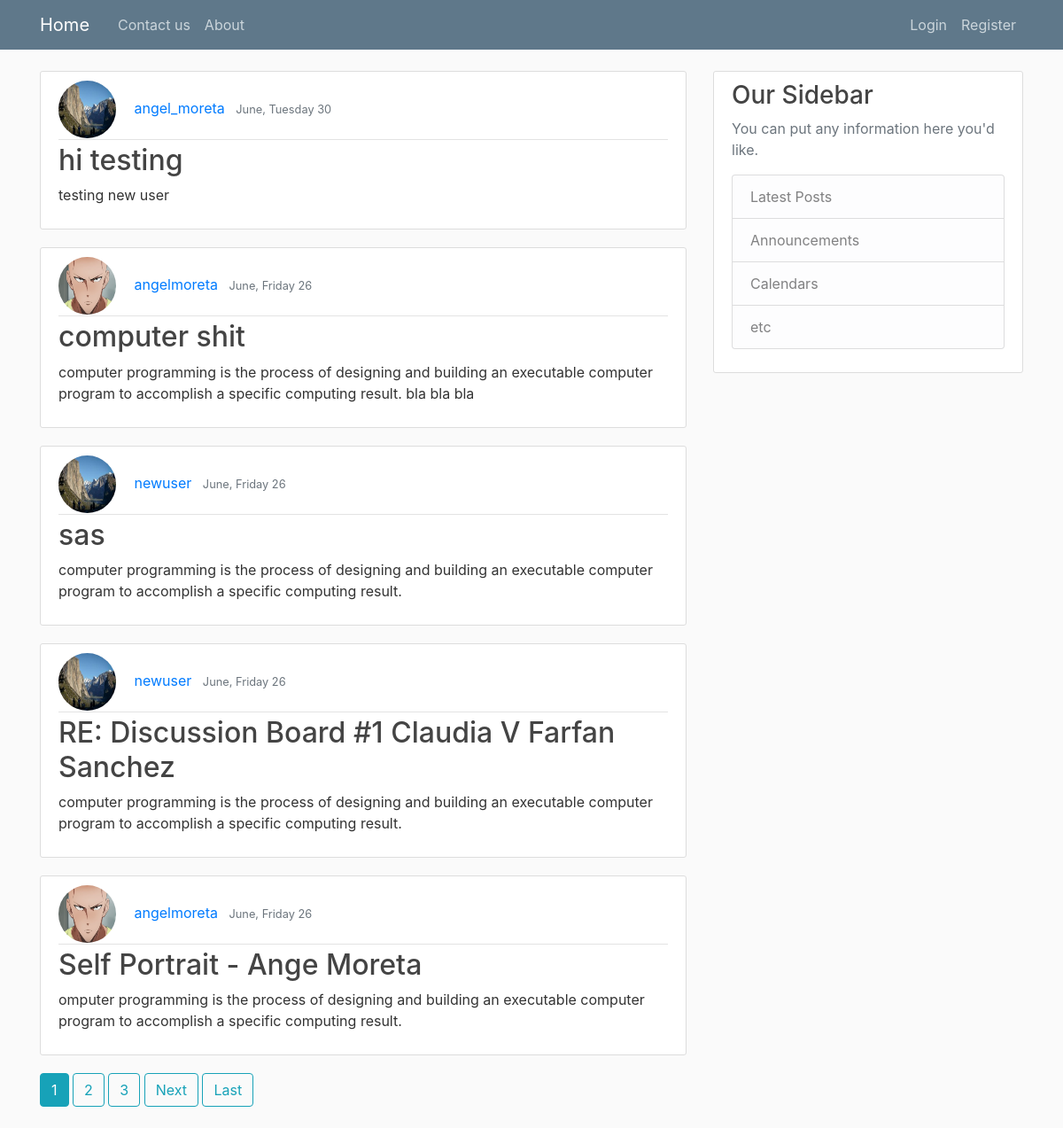
The page / on the database its author committed.
### blog/models.py (models this page shows, shortened)
class Post(models.Model):
    title = models.CharField(max_length=500)
    content = models.TextField()
    date_posted = models.DateTimeField(default=timezone.now)
    author = models.ForeignKey(User, on_delete=models.CASCADE)

### userMgt/models.py (models this page shows, shortened)
class Profile(models.Model):
    user = models.OneToOneField(User, on_delete=models.CASCADE)
    image = models.ImageField(default='default.jpeg', upload_to='profile_pics')

### blog/views.py (the view)
# urls.py: path('', view.PostListView.as_view(), name='blog-home'),
class PostListView(ListView): #list every post object create by each user
    model = Post #from post model
    template_name = 'blog/home.html' #<app>/<model>_<viewtype>.html
    context_object_name = 'posts'
    ordering = ['-date_posted']
    paginate_by = 5

### blog/templates/blog/home.html (shortened to what this page needs)
{% extends "blog/base.html"%}
{% block content %}
    {% for post in object_list %}
    <article class="media content-section">
        <div class="media-body">
          <div class="article-metadata">
            <img class="rounded-circle article-img" src="{{post.author.profile.image.url}}"></img>
            <a class="mr-2" href="">{{ post.author }}</a>
            <small class="text-muted">{{ post.date_posted|date:"F, l j" }}</small>
          </div>
          <h2><a class="article-title" href="{% url 'post-detail' post.id %}">{{ post.title }}</a></h2>
          <p class="article-content">{{ post.content }}</p>
        </div>
      </article>
    {% endfor %}
    {% if is_paginated %}
        {% for num in page_obj.paginator.page_range %}
          {% if page_obj.number == num %}
            <a class="btn btn-info mb-4" href="?page={{ num }}">{{num}}</a>
            {% elif num > page_obj.number|add:'-3' and num < page_obj.number|add:'3' %}
              <a class="btn btn-outline-info mb-4" href="?page={{ num }}">{{num}}</a>
          {% endif %}
        {% endfor %}
        {% if page_obj.has_next %}
          <a class="btn btn-outline-info mb-4" href="?page={{ page_obj.next_page_number }}">Next</a>
          <a class="btn btn-outline-info mb-4" href="?page={{ page_obj.paginator.num_pages }}">Last</a>
        {% endif %}
    {% endif %}
{% endblock content %}

### blog/templates/blog/base.html (shortened to what this page needs)
{% load static %}
<!DOCTYPE html>
<html>
  <head>
    <link rel="stylesheet" href="https://stackpath.bootstrapcdn.com/bootstrap/4.3.1/css/bootstrap.min.css">
    <link rel="stylesheet" type="text/css" href="{% static 'blog/main.css' %}">
  </head>
  <body>
    <header class="site-header">
        <nav class="navbar navbar-expand-md navbar-dark bg-steel fixed-top">
          <div class="container">
            <a class="navbar-brand mr-4" href="{% url 'blog-home' %}">Home</a>
            <div class="collapse navbar-collapse" id="navbarToggle">
              <div class="navbar-nav mr-auto">
                <a class="nav-item nav-link" href="{% url 'blog-contact' %}">Contact us</a>
                <a class="nav-item nav-link" href="{% url 'blog-about' %}">About</a>
              </div>
              <div class="navbar-nav">
                {% if user.is_authenticated %}
                  <a class="nav-item nav-link" href="{% url 'post-create'%}">New Post</a>
                  <a class="nav-item nav-link" href="{% url 'profile'%}"> Profile </a>
                  <a class="nav-item nav-link" href="{% url 'logout'%}">Logout</a>
                {% else %}
                  <a class="nav-item nav-link" href="{% url 'login'%}">Login</a>
                  <a class="nav-item nav-link" href="{% url 'register'%}">Register</a>
                {% endif %}
              </div>
            </div>
          </div>
        </nav>
      </header>
      <main role="main" class="container">
        <div class="row">
          <div class="col-md-8">
            {% block content %}{% endblock %}
          </div>
          <div class="col-md-4">
            <div class="content-section">
              <h3>Our Sidebar</h3>
              <p class='text-muted'>You can put any information here you'd like.
                <ul class="list-group">
                  <li class="list-group-item list-group-item-light">Latest Posts</li>
                  <li class="list-group-item list-group-item-light">Announcements</li>
                  <li class="list-group-item list-group-item-light">Calendars</li>
                  <li class="list-group-item list-group-item-light">etc</li>
                </ul>
              </p>
            </div>
          </div>
        </div>
      </main>
    </body>
</html>

### blog/static/blog/main.css (style rules this page uses)
body { background: #fafafa; color: #333333; margin-top: 5rem; }
h1, h2, h3, h4, h5, h6 { color: #444444; }
ul { margin: 0; }
.bg-steel { background-color: #5f788a; }
.site-header .navbar-nav .nav-link { color: #cbd5db; }
.content-section { background: #ffffff; padding: 10px 20px; border: 1px solid #dddddd; border-radius: 3px; margin-bottom: 20px; }
.article-title { color: #444444; }
.article-content { white-space: pre-line; }
.article-img { height: 65px; width: 65px; margin-right: 16px; }
.article-metadata { padding-bottom: 1px; margin-bottom: 4px; border-bottom: 1px solid #e3e3e3 }

### rows shown on the page
Post: author.profile.image (placeholder picture), author "angel_moreta", date_posted "June, Tuesday 30", title "hi testing", content "testing new user"
Post: author.profile.image (picture), author "angelmoreta", date_posted "June, Friday 26", title "computer shit", content "computer programming is the process of designing and building an executable computer program to accomplish a specific computing result. bla bla bla"
Post: author.profile.image (placeholder picture), author "newuser", date_posted "June, Friday 26", title "sas", content "computer programming is the process of designing and building an executable computer program to accomplish a specific computing result."
Post: author.profile.image (placeholder picture), author "newuser", date_posted "June, Friday 26", title "RE: Discussion Board #1 Claudia V Farfan Sanchez", content "computer programming is the process of designing and building an executable computer program to accomplish a specific computing result."
Post: author.profile.image (picture), author "angelmoreta", date_posted "June, Friday 26", title "Self Portrait - Ange Moreta", content "omputer programming is the process of designing and building an executable computer program to accomplish a specific computing result."

### other values the page prints
{{ num }} "1"
{{ num }} "2" "3"
